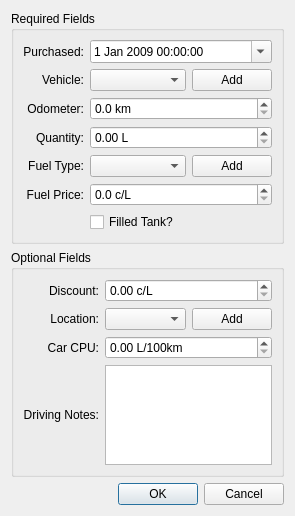
<?xml version="1.0" encoding="UTF-8"?>
<ui version="4.0">
 <class>PurchaseDialog</class>
 <widget class="QDialog" name="PurchaseDialog">
  <property name="windowModality">
   <enum>Qt::ApplicationModal</enum>
  </property>
  <property name="geometry">
   <rect>
    <x>0</x>
    <y>0</y>
    <width>295</width>
    <height>516</height>
   </rect>
  </property>
  <property name="windowTitle">
   <string>Add Purchase</string>
  </property>
  <layout class="QVBoxLayout" name="verticalLayout">
   <item>
    <widget class="QGroupBox" name="required_fields_group_box">
     <property name="title">
      <string>Required Fields</string>
     </property>
     <layout class="QGridLayout" name="gridLayout_2">
      <item row="0" column="0">
       <widget class="QLabel" name="purchased_label">
        <property name="text">
         <string>Purchased:</string>
        </property>
        <property name="alignment">
         <set>Qt::AlignRight|Qt::AlignTrailing|Qt::AlignVCenter</set>
        </property>
        <property name="buddy">
         <cstring>purchase_datetime_edit</cstring>
        </property>
       </widget>
      </item>
      <item row="0" column="1" colspan="2">
       <widget class="QDateTimeEdit" name="purchase_datetime_edit">
        <property name="sizePolicy">
         <sizepolicy hsizetype="Expanding" vsizetype="Fixed">
          <horstretch>0</horstretch>
          <verstretch>0</verstretch>
         </sizepolicy>
        </property>
        <property name="date">
         <date>
          <year>2009</year>
          <month>1</month>
          <day>1</day>
         </date>
        </property>
        <property name="calendarPopup">
         <bool>true</bool>
        </property>
       </widget>
      </item>
      <item row="1" column="0">
       <widget class="QLabel" name="vehicle_label">
        <property name="font">
         <font>
          <weight>50</weight>
          <bold>false</bold>
         </font>
        </property>
        <property name="text">
         <string>Vehicle:</string>
        </property>
        <property name="alignment">
         <set>Qt::AlignRight|Qt::AlignTrailing|Qt::AlignVCenter</set>
        </property>
        <property name="buddy">
         <cstring>vehicle_combobox</cstring>
        </property>
       </widget>
      </item>
      <item row="1" column="1">
       <widget class="QComboBox" name="vehicle_combobox">
        <property name="sizePolicy">
         <sizepolicy hsizetype="Expanding" vsizetype="Fixed">
          <horstretch>0</horstretch>
          <verstretch>0</verstretch>
         </sizepolicy>
        </property>
        <property name="insertPolicy">
         <enum>QComboBox::InsertAlphabetically</enum>
        </property>
       </widget>
      </item>
      <item row="1" column="2">
       <widget class="QPushButton" name="add_vehicle_button">
        <property name="text">
         <string>Add</string>
        </property>
        <property name="icon">
         <iconset resource="pyfueldb.qrc">
          <normaloff>:/main/list-add.png</normaloff>:/main/list-add.png</iconset>
        </property>
       </widget>
      </item>
      <item row="2" column="0">
       <widget class="QLabel" name="odometer_label">
        <property name="font">
         <font>
          <weight>50</weight>
          <bold>false</bold>
         </font>
        </property>
        <property name="text">
         <string>Odometer:</string>
        </property>
        <property name="alignment">
         <set>Qt::AlignRight|Qt::AlignTrailing|Qt::AlignVCenter</set>
        </property>
        <property name="buddy">
         <cstring>odometer_spin_box</cstring>
        </property>
       </widget>
      </item>
      <item row="2" column="1" colspan="2">
       <widget class="QDoubleSpinBox" name="odometer_spin_box">
        <property name="sizePolicy">
         <sizepolicy hsizetype="Expanding" vsizetype="Fixed">
          <horstretch>0</horstretch>
          <verstretch>0</verstretch>
         </sizepolicy>
        </property>
        <property name="suffix">
         <string> km</string>
        </property>
        <property name="decimals">
         <number>1</number>
        </property>
        <property name="maximum">
         <double>1000000.000000000000000</double>
        </property>
        <property name="singleStep">
         <double>1.000000000000000</double>
        </property>
       </widget>
      </item>
      <item row="3" column="0">
       <widget class="QLabel" name="quantity_label">
        <property name="font">
         <font>
          <weight>50</weight>
          <bold>false</bold>
         </font>
        </property>
        <property name="text">
         <string>Quantity:</string>
        </property>
        <property name="alignment">
         <set>Qt::AlignRight|Qt::AlignTrailing|Qt::AlignVCenter</set>
        </property>
        <property name="buddy">
         <cstring>quantity_spin_box</cstring>
        </property>
       </widget>
      </item>
      <item row="3" column="1" colspan="2">
       <widget class="QDoubleSpinBox" name="quantity_spin_box">
        <property name="sizePolicy">
         <sizepolicy hsizetype="Expanding" vsizetype="Fixed">
          <horstretch>0</horstretch>
          <verstretch>0</verstretch>
         </sizepolicy>
        </property>
        <property name="suffix">
         <string> L</string>
        </property>
        <property name="maximum">
         <double>100.000000000000000</double>
        </property>
       </widget>
      </item>
      <item row="4" column="0">
       <widget class="QLabel" name="fuel_type_label">
        <property name="font">
         <font>
          <weight>50</weight>
          <bold>false</bold>
         </font>
        </property>
        <property name="text">
         <string>Fuel Type:</string>
        </property>
        <property name="alignment">
         <set>Qt::AlignRight|Qt::AlignTrailing|Qt::AlignVCenter</set>
        </property>
        <property name="buddy">
         <cstring>fuel_type_combo_box</cstring>
        </property>
       </widget>
      </item>
      <item row="4" column="1">
       <widget class="QComboBox" name="fuel_type_combo_box">
        <property name="sizePolicy">
         <sizepolicy hsizetype="Expanding" vsizetype="Fixed">
          <horstretch>0</horstretch>
          <verstretch>0</verstretch>
         </sizepolicy>
        </property>
        <property name="insertPolicy">
         <enum>QComboBox::InsertAlphabetically</enum>
        </property>
       </widget>
      </item>
      <item row="4" column="2">
       <widget class="QPushButton" name="add_fuel_type_button">
        <property name="text">
         <string>Add</string>
        </property>
        <property name="icon">
         <iconset resource="pyfueldb.qrc">
          <normaloff>:/main/list-add.png</normaloff>:/main/list-add.png</iconset>
        </property>
       </widget>
      </item>
      <item row="5" column="0">
       <widget class="QLabel" name="fuel_price_label">
        <property name="font">
         <font>
          <weight>50</weight>
          <bold>false</bold>
         </font>
        </property>
        <property name="text">
         <string>Fuel Price:</string>
        </property>
        <property name="alignment">
         <set>Qt::AlignRight|Qt::AlignTrailing|Qt::AlignVCenter</set>
        </property>
        <property name="buddy">
         <cstring>fuel_price_spin_box</cstring>
        </property>
       </widget>
      </item>
      <item row="5" column="1" colspan="2">
       <widget class="QDoubleSpinBox" name="fuel_price_spin_box">
        <property name="sizePolicy">
         <sizepolicy hsizetype="Expanding" vsizetype="Fixed">
          <horstretch>0</horstretch>
          <verstretch>0</verstretch>
         </sizepolicy>
        </property>
        <property name="suffix">
         <string> c/L</string>
        </property>
        <property name="decimals">
         <number>1</number>
        </property>
        <property name="maximum">
         <double>200.000000000000000</double>
        </property>
       </widget>
      </item>
      <item row="6" column="1">
       <widget class="QCheckBox" name="filled_check_box">
        <property name="font">
         <font>
          <weight>50</weight>
          <bold>false</bold>
         </font>
        </property>
        <property name="text">
         <string>Filled Tank?</string>
        </property>
       </widget>
      </item>
     </layout>
    </widget>
   </item>
   <item>
    <widget class="QGroupBox" name="optional_fields_group_box">
     <property name="title">
      <string>Optional Fields</string>
     </property>
     <layout class="QGridLayout" name="gridLayout">
      <item row="3" column="0">
       <widget class="QLabel" name="driving_notes_label">
        <property name="text">
         <string>Driving Notes:</string>
        </property>
        <property name="alignment">
         <set>Qt::AlignRight|Qt::AlignTrailing|Qt::AlignVCenter</set>
        </property>
        <property name="buddy">
         <cstring>driving_notes_text_edit</cstring>
        </property>
       </widget>
      </item>
      <item row="3" column="1" colspan="2">
       <widget class="QTextEdit" name="driving_notes_text_edit"/>
      </item>
      <item row="0" column="1" colspan="2">
       <widget class="QDoubleSpinBox" name="discount_spin_box">
        <property name="sizePolicy">
         <sizepolicy hsizetype="Expanding" vsizetype="Fixed">
          <horstretch>0</horstretch>
          <verstretch>0</verstretch>
         </sizepolicy>
        </property>
        <property name="suffix">
         <string> c/L</string>
        </property>
       </widget>
      </item>
      <item row="2" column="0">
       <widget class="QLabel" name="car_cpu_label">
        <property name="text">
         <string>Car CPU:</string>
        </property>
        <property name="alignment">
         <set>Qt::AlignRight|Qt::AlignTrailing|Qt::AlignVCenter</set>
        </property>
        <property name="buddy">
         <cstring>car_cpu_spin_box</cstring>
        </property>
       </widget>
      </item>
      <item row="1" column="0">
       <widget class="QLabel" name="location_label">
        <property name="text">
         <string>Location:</string>
        </property>
        <property name="alignment">
         <set>Qt::AlignRight|Qt::AlignTrailing|Qt::AlignVCenter</set>
        </property>
        <property name="buddy">
         <cstring>location_combo_box</cstring>
        </property>
       </widget>
      </item>
      <item row="1" column="1">
       <widget class="QComboBox" name="location_combo_box">
        <property name="sizePolicy">
         <sizepolicy hsizetype="Expanding" vsizetype="Fixed">
          <horstretch>0</horstretch>
          <verstretch>0</verstretch>
         </sizepolicy>
        </property>
        <property name="insertPolicy">
         <enum>QComboBox::InsertAlphabetically</enum>
        </property>
       </widget>
      </item>
      <item row="2" column="1" colspan="2">
       <widget class="QDoubleSpinBox" name="car_cpu_spin_box">
        <property name="sizePolicy">
         <sizepolicy hsizetype="Expanding" vsizetype="Fixed">
          <horstretch>0</horstretch>
          <verstretch>0</verstretch>
         </sizepolicy>
        </property>
        <property name="suffix">
         <string> L/100km</string>
        </property>
        <property name="maximum">
         <double>100.000000000000000</double>
        </property>
       </widget>
      </item>
      <item row="0" column="0">
       <widget class="QLabel" name="discount_label">
        <property name="text">
         <string>Discount:</string>
        </property>
        <property name="alignment">
         <set>Qt::AlignRight|Qt::AlignTrailing|Qt::AlignVCenter</set>
        </property>
        <property name="buddy">
         <cstring>discount_spin_box</cstring>
        </property>
       </widget>
      </item>
      <item row="1" column="2">
       <widget class="QPushButton" name="add_location_button">
        <property name="text">
         <string>Add</string>
        </property>
        <property name="icon">
         <iconset resource="pyfueldb.qrc">
          <normaloff>:/main/list-add.png</normaloff>:/main/list-add.png</iconset>
        </property>
       </widget>
      </item>
     </layout>
    </widget>
   </item>
   <item>
    <widget class="QDialogButtonBox" name="button_box">
     <property name="orientation">
      <enum>Qt::Horizontal</enum>
     </property>
     <property name="standardButtons">
      <set>QDialogButtonBox::Cancel|QDialogButtonBox::Ok</set>
     </property>
    </widget>
   </item>
  </layout>
 </widget>
 <tabstops>
  <tabstop>purchase_datetime_edit</tabstop>
  <tabstop>vehicle_combobox</tabstop>
  <tabstop>add_vehicle_button</tabstop>
  <tabstop>odometer_spin_box</tabstop>
  <tabstop>quantity_spin_box</tabstop>
  <tabstop>fuel_type_combo_box</tabstop>
  <tabstop>add_fuel_type_button</tabstop>
  <tabstop>fuel_price_spin_box</tabstop>
  <tabstop>filled_check_box</tabstop>
  <tabstop>discount_spin_box</tabstop>
  <tabstop>location_combo_box</tabstop>
  <tabstop>add_location_button</tabstop>
  <tabstop>car_cpu_spin_box</tabstop>
  <tabstop>driving_notes_text_edit</tabstop>
  <tabstop>button_box</tabstop>
 </tabstops>
 <resources>
  <include location="pyfueldb.qrc"/>
 </resources>
 <connections/>
</ui>
